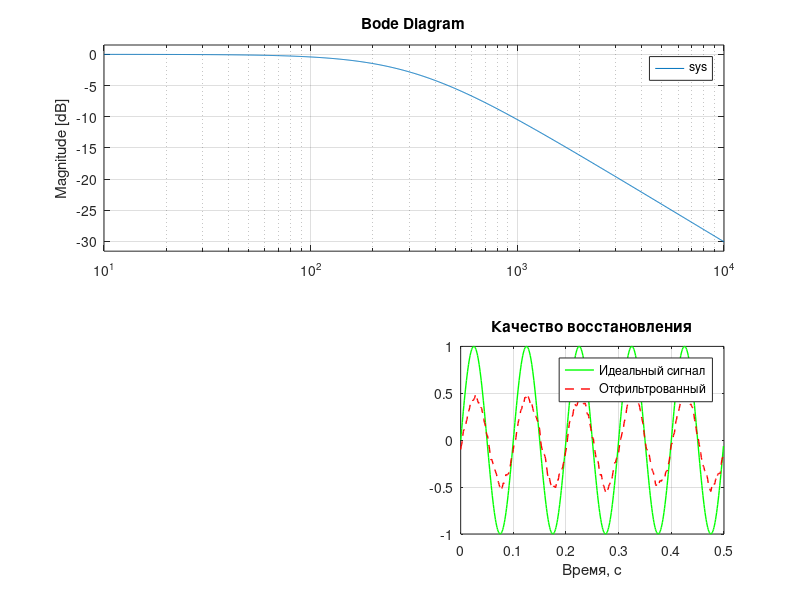

Source code (MATLAB):
%% 1. Параметры
Fs = 1000;              % Частота дискретизации, Гц
dt = 1/Fs;
N  = 500;               % Число отсчётов
t  = (0:N-1)' * dt;     % Время (столбец)

%% 2. Создаём сигнал + шум
f_signal = 10;          % Полезный сигнал 10 Гц
x_clean = sin(2*pi*f_signal*t);
xi = -1 + 2*rand(N,1);  % Шум U[-1,1]
x_noisy = x_clean + 0.3*xi;

%% 3. Фурье-образ зашумлённого сигнала
X = fft(x_noisy);

%% 4. Частотная сетка для FFT (в рад/с)
% FFT выдаёт частоты от 0 до Fs, потом "отрицательные"
f_Hz = (0:N-1)' * Fs/N;           % Частота в Гц
w = 2*pi * f_Hz;                   % Частота в рад/с

%% 5. Передаточная функция фильтра (например, ФНЧ 1-го порядка)
fc = 50;  % Частота среза, Гц
sys = tf(1, [1/(2*pi*fc) 1]);  % H(s) = 1/(τs + 1), τ = 1/(2πfc)

%% 6. Вычисляем H(jω) на частотах из FFT
% freqresp ожидает частоты в рад/с и возвращает комплексный отклик
H = freqresp(sys, w);
H = squeeze(H);  % Убираем лишнюю размерность → вектор 500×1

%% 7. Частотная фильтрация: умножение спектров
Y = X .* H;  % Поэлементное умножение

%% 8. Обратное БПФ → отфильтрованный сигнал во времени
y_filtered = ifft(Y);
y_filtered = real(y_filtered);  % Убираем численный шум (мнимая часть ~1e-15)

%% 9. Визуализация
figure('Position', [100 100 1000 600]);

subplot(2,2,1);
plot(t, x_noisy, 'b', 'LineWidth', 0.8); hold on;
plot(t, y_filtered, 'r', 'LineWidth', 1.2);
legend('Зашумлённый вход', 'Выход (частотная фильтрация)');
xlabel('Время, с'); grid on; title('Временной сигнал');

subplot(2,2,2);
f_plot = f_Hz(1:floor(N/2)+1);  % Только положительная частота
X_mag = abs(X(1:floor(N/2)+1));
Y_mag = abs(Y(1:floor(N/2)+1));
plot(f_plot, 20*log10(X_mag+eps), 'b--', ...
     f_plot, 20*log10(Y_mag+eps), 'r-', 'LineWidth', 1);
xlabel('Частота, Гц'); ylabel('Мощность, дБ');
legend('Спектр входа', 'Спектр выхода');
grid on; title('Сравнение спектров');

subplot(2,2,3);
bode(sys); grid on; title('АЧХ фильтра (теория)');

subplot(2,2,4);
plot(t, x_clean, 'g', 'LineWidth', 1); hold on;
plot(t, y_filtered, 'r--', 'LineWidth', 1);
legend('Идеальный сигнал', 'Отфильтрованный');
xlabel('Время, с'); grid on; title('Качество восстановления');
